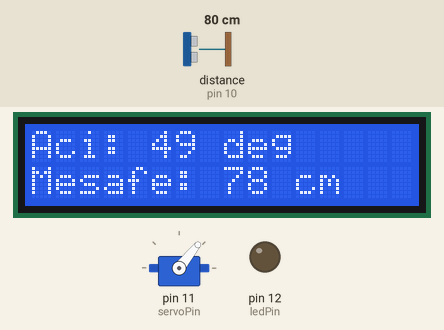
Recording of a sketch running on a simulated Arduino Uno, built with avr-gcc and run on an emulated ATmega328P. Parts: 16×2 character LCD, servo, output pins drawn as LEDs (lit = HIGH). Wiring (inferred from the names in the program): ultrasonic range finder: trigger pin 9; echo pin 10. Inputs (shaded band) come from the test bench; at power-on: distance to the obstacle (sensor on pin 10) 80 cm. The echo pulse lasts 58.3 µs per cm; pins used as bus, display or sensor lines are not drawn; what the sketch prints to the serial monitor is not drawn.

Above: at 2.28 s.
2.3 s: distance to the obstacle (sensor on pin 10) set to 23 cm
At 2.59 s:
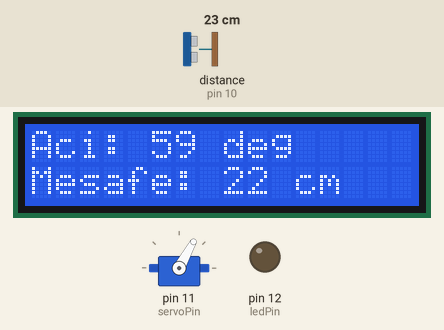
4.0 s: distance to the obstacle (sensor on pin 10) set to 19 cm
At 4.17 s:
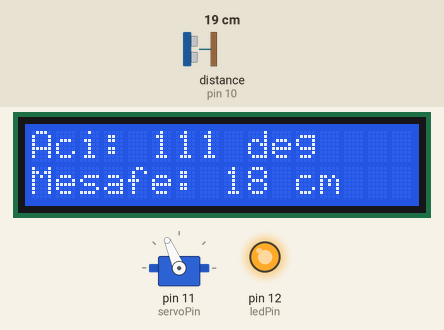
5.7 s: distance to the obstacle (sensor on pin 10) set to 35 cm
At 5.89 s:
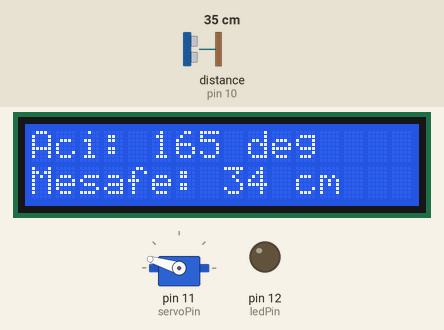
7.5 s: distance to the obstacle (sensor on pin 10) set to 2 cm
At 7.86 s:
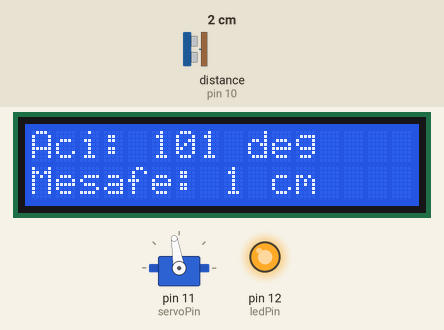
9.5 s: distance to the obstacle (sensor on pin 10) set to 120 cm
At 10.49 s:
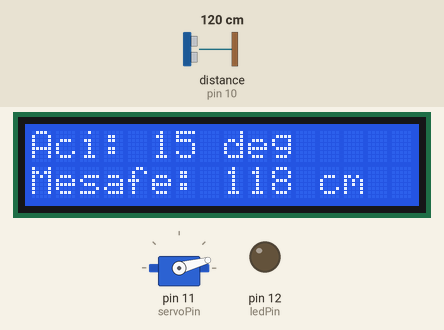
Timing chart, 0 to 12.3 s (numbered marks = the images above; inputs shaded):
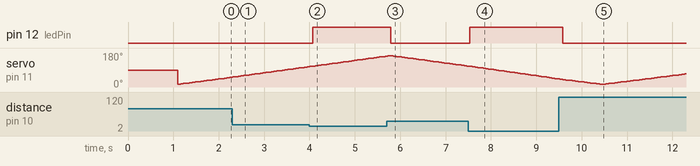

Measured:
- the behaviour switches between 21 and 20 cm on distance to the obstacle (sensor on pin 10) (found by bisection; images 1 and 2)
- after the input at 4.0 s, pin 12 (ledPin): LOW → HIGH after 0.07 s
- after the input at 5.7 s, pin 12 (ledPin): HIGH → LOW after 0.09 s
- after the input at 7.5 s, pin 12 (ledPin): LOW → HIGH at once
- after the input at 9.5 s, pin 12 (ledPin): HIGH → LOW after 0.09 s

The sketch:

radar_system.ino
```cpp
// [TR] Arduino Uno, HC-SR04 & SG90 Servo ile Radar Telemetri Sistemi
// [EN] Radar Telemetry System with Arduino Uno, HC-SR04 & SG90 Servo

#include <Servo.h>
#include <Wire.h>
#include <LiquidCrystal_I2C.h>

LiquidCrystal_I2C lcd(0x27, 16, 2);

const int trigPin = 9;
const int echoPin = 10;
const int servoPin = 11;
const int ledPin = 12;

Servo radarServo;
long sure;
int mesafe;

int mesafeOlc() {
  digitalWrite(trigPin, LOW);
  delayMicroseconds(2);
  digitalWrite(trigPin, HIGH);
  delayMicroseconds(10);
  digitalWrite(trigPin, LOW);

  sure = pulseIn(echoPin, HIGH);
  mesafe = sure * 0.034 / 2;
  return mesafe;
}

void setup() {
  pinMode(trigPin, OUTPUT);
  pinMode(echoPin, INPUT);
  pinMode(ledPin, OUTPUT);

  Serial.begin(9600);

  lcd.init();
  lcd.backlight();
  lcd.setCursor(0, 0);
  lcd.print("RADAR SISTEMI");
  lcd.setCursor(0, 1);
  lcd.print("BASLATILIYOR...");

  radarServo.attach(servoPin);
  delay(1000);
  lcd.clear();
}

void loop() {
  // 15 - 165 derece ileri tarama
  for (int aci = 15; aci <= 165; aci += 2) {
    radarServo.write(aci);
    delay(30);
    mesafe = mesafeOlc();

    // Processing GUI Veri Protokolü: "Aci,Mesafe."
    Serial.print(aci);
    Serial.print(",");
    Serial.print(mesafe);
    Serial.print(".");

    lcd.setCursor(0, 0);
    lcd.print("Aci: ");
    lcd.print(aci);
    lcd.print(" deg   ");

    lcd.setCursor(0, 1);
    lcd.print("Mesafe: ");
    lcd.print(mesafe);
    lcd.print(" cm  ");

    if (mesafe > 0 && mesafe < 20) {
      digitalWrite(ledPin, HIGH);
    } else {
      digitalWrite(ledPin, LOW);
    }
  }

  // 165 - 15 derece geri tarama
  for (int aci = 165; aci >= 15; aci -= 2) {
    radarServo.write(aci);
    delay(30);
    mesafe = mesafeOlc();

    Serial.print(aci);
    Serial.print(",");
    Serial.print(mesafe);
    Serial.print(".");

    lcd.setCursor(0, 0);
    lcd.print("Aci: ");
    lcd.print(aci);
    lcd.print(" deg   ");

    lcd.setCursor(0, 1);
    lcd.print("Mesafe: ");
    lcd.print(mesafe);
    lcd.print(" cm  ");

    if (mesafe > 0 && mesafe < 20) {
      digitalWrite(ledPin, HIGH);
    } else {
      digitalWrite(ledPin, LOW);
    }
  }
}
```
